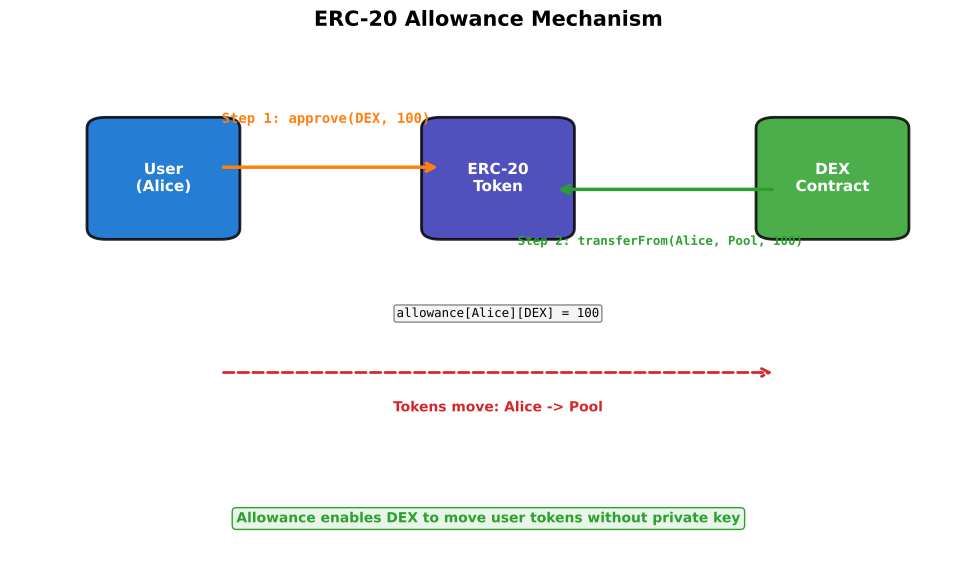

This figure's Python source:
"""
ERC-20 Allowance Flow
Shows the approve/transferFrom mechanism
"""

import matplotlib.pyplot as plt
import matplotlib.patches as mpatches
from matplotlib.patches import FancyBboxPatch, FancyArrowPatch
from pathlib import Path

CHART_METADATA = {
    'title': 'Allowance Flow',
    'url': 'https://github.com/Digital-AI-Finance/Blockchain_Crypto/tree/main/Module_B_Ethereum_Smart_Contracts/L17_ERC20_Token_Standard/charts/02_allowance_flow'
}

plt.rcParams.update({
    'font.size': 14,
    'axes.labelsize': 14,
    'axes.titlesize': 16,
    'xtick.labelsize': 12,
    'ytick.labelsize': 12,
    'legend.fontsize': 12,
    'figure.figsize': (10, 6),
    'figure.dpi': 150
})

MLPURPLE = '#3333B2'
MLBLUE = '#0066CC'
MLORANGE = '#FF7F0E'
MLGREEN = '#2CA02C'
MLRED = '#D62728'

fig, ax = plt.subplots(figsize=(10, 6))

# Draw entities
entities = [
    {'name': 'User\n(Alice)', 'x': 0.10, 'y': 0.7, 'color': MLBLUE},
    {'name': 'ERC-20\nToken', 'x': 0.45, 'y': 0.7, 'color': MLPURPLE},
    {'name': 'DEX\nContract', 'x': 0.80, 'y': 0.7, 'color': MLGREEN},
]

box_w = 0.12
box_h = 0.18

for ent in entities:
    box = FancyBboxPatch((ent['x'], ent['y'] - box_h/2), box_w, box_h,
                          boxstyle="round,pad=0.02", facecolor=ent['color'],
                          edgecolor='black', linewidth=2, alpha=0.85)
    ax.add_patch(box)
    ax.text(ent['x'] + box_w/2, ent['y'], ent['name'],
            ha='center', va='center', fontsize=14, fontweight='bold', color='white')

# Step 1: approve
ax.annotate('', xy=(0.45, 0.72), xytext=(0.22, 0.72),
            arrowprops=dict(arrowstyle='->', color=MLORANGE, lw=2.5))
ax.text(0.33, 0.80, 'Step 1: approve(DEX, 100)', fontsize=14, ha='center',
        fontweight='bold', color=MLORANGE, family='monospace')

# Step 2: transferFrom (DEX calls token)
ax.annotate('', xy=(0.57, 0.68), xytext=(0.80, 0.68),
            arrowprops=dict(arrowstyle='->', color=MLGREEN, lw=2.5))
ax.text(0.68, 0.58, 'Step 2: transferFrom(Alice, Pool, 100)', fontsize=14, ha='center',
        fontweight='bold', color=MLGREEN, family='monospace')

# Show allowance storage
ax.text(0.45 + box_w/2, 0.45, 'allowance[Alice][DEX] = 100',
        ha='center', fontsize=14, family='monospace',
        bbox=dict(boxstyle='round,pad=0.2', facecolor='#F5F5F5', edgecolor='#888'))

# After step 2: tokens flow
ax.annotate('', xy=(0.80, 0.35), xytext=(0.22, 0.35),
            arrowprops=dict(arrowstyle='->', color=MLRED, lw=2, linestyle='--'))
ax.text(0.51, 0.28, 'Tokens move: Alice -> Pool', fontsize=14, ha='center',
        fontweight='bold', color=MLRED)

# Key insight
props = dict(boxstyle='round,pad=0.3', facecolor='#E8F5E9', edgecolor=MLGREEN)
ax.text(0.50, 0.08, 'Allowance enables DEX to move user tokens without private key',
        ha='center', fontsize=14, fontweight='bold', bbox=props, color=MLGREEN)

ax.set_xlim(0, 1)
ax.set_ylim(0, 0.95)
ax.axis('off')

ax.set_title('ERC-20 Allowance Mechanism', fontweight='bold', fontsize=15, pad=10)
plt.tight_layout()

output_path = Path(__file__).parent / 'chart.pdf'
plt.savefig(output_path, bbox_inches='tight', dpi=300)
print(f"Chart saved to: {output_path.absolute()}")
plt.close()
